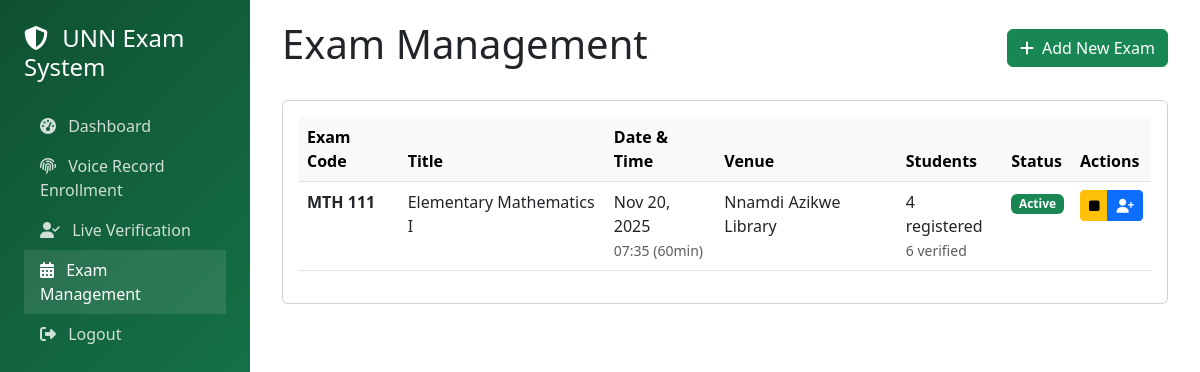
Page /exams (signed in) on the committed database.
### app.py (models this page shows, shortened)
class Exam(db.Model):
    __tablename__ = "exams"
    id: Mapped[int] = mapped_column(Integer, primary_key=True)
    exam_code: Mapped[str] = mapped_column(String(20), nullable=False, unique=True, index=True)
    exam_title: Mapped[str] = mapped_column(String(255), nullable=False)
    exam_date: Mapped[date] = mapped_column(Date, nullable=False, index=True)
    start_time: Mapped[time] = mapped_column(Time, nullable=False)
    end_time: Mapped[Optional[time]] = mapped_column(Time)
    venue: Mapped[Optional[str]] = mapped_column(String(255))
    duration_minutes: Mapped[int] = mapped_column(Integer, default=180)
    status: Mapped[str] = mapped_column(String(20), default="scheduled",
                                        index=True)  # scheduled, active, completed, cancelled
    max_capacity: Mapped[Optional[int]] = mapped_column(Integer)
    created_at: Mapped[datetime] = mapped_column(DateTime, default=lambda: datetime.now(timezone.utc))
    updated_at: Mapped[datetime] = mapped_column(DateTime, default=lambda: datetime.now(timezone.utc),
                                                 onupdate=lambda: datetime.now(timezone.utc))
    registrations: Mapped[List["ExamRegistration"]] = relationship(
        back_populates="exam",
        lazy="select",
        cascade="all, delete-orphan"
    )
    verifications: Mapped[List["VerificationAttempt"]] = relationship(
        back_populates="exam",
        lazy="select",
        cascade="all, delete-orphan"
    )
    sessions: Mapped[List["VerificationSession"]] = relationship(
        back_populates="exam",
        cascade="all, delete-orphan"
    )
    attendance_records: Mapped[List["AttendanceRecord"]] = relationship(
        back_populates="exam",
        cascade="all, delete-orphan"
    )

### app.py (the view)
@app.route("/exams")
def exam_management():
    exams = Exam.query.order_by(Exam.exam_date.desc()).all()
    exam_data = []
    for exam in exams:
        registered_count = ExamRegistration.query.filter_by(exam_id=exam.id).count()
        verified_count = VerificationAttempt.query.filter_by(
            exam_id=exam.id, verification_status='success'
        ).count()
        exam_data.append({
            'exam': exam,
            'registered_count': registered_count,
            'verified_count': verified_count
        })
    return render_template('exam_management.html', exam_data=exam_data)

### app.py (called while the page is built)
@login_manager.user_loader
def load_user(user_id):
    return db.get_or_404(User, user_id)

### templates/exam_management.html (shortened to what this page needs)
{% extends "base.html" %}
{% block content %}
<div class="container-fluid">
    <div class="d-flex justify-content-between align-items-center mb-4">
        <h1>Exam Management</h1>
        <button class="btn btn-success" data-bs-toggle="modal" data-bs-target="#addExamModal">
            <i class="fas fa-plus me-2"></i>Add New Exam
        </button>
    </div>
    <div class="card">
        <div class="card-body">
            <div class="table-responsive">
                <table class="table table-hover">
                    <thead class="table-light">
                        <tr>
                            <th>Exam Code</th>
                            <th>Title</th>
                            <th>Date & Time</th>
                            <th>Venue</th>
                            <th>Students</th>
                            <th>Status</th>
                            <th>Actions</th>
                        </tr>
                    </thead>
                    <tbody>
                        {% for data in exam_data %}
                        {% set exam = data.exam %}
                        <tr>
                            <td><strong>{{ exam.exam_code }}</strong></td>
                            <td>{{ exam.exam_title }}</td>
                            <td>
                                {{ exam.exam_date.strftime('%b %d, %Y') }}<br>
                                <small class="text-muted">{{ exam.start_time.strftime('%H:%M') }} ({{ exam.duration_minutes }}min)</small>
                            </td>
                            <td>{{ exam.venue or 'TBA' }}</td>
                            <td>
                                {{ data.registered_count }} registered<br>
                                <small class="text-muted">{{ data.verified_count }} verified</small>
                            </td>
                            <td>
                                <span class="badge bg-{{ 'success' if exam.status == 'active' else ('primary' if exam.status == 'scheduled' else 'secondary') }}">
                                    {{ exam.status.title() }}
                                </span>
                            </td>
                            <td>
                                <div class="btn-group btn-group-sm">
                                    {% if exam.status == 'scheduled' %}
                                    <button class="btn btn-success" onclick="updateExamStatus({{ exam.id }}, 'active')" title="Start Exam">
                                        <i class="fas fa-play"></i>
                                    </button>
                                    {% elif exam.status == 'active' %}
                                    <button class="btn btn-warning" onclick="updateExamStatus({{ exam.id }}, 'completed')" title="Complete Exam">
                                        <i class="fas fa-stop"></i>
                                    </button>
                                    {% endif %}
                                    <button class="btn btn-primary" onclick="registerStudentsModal({{ exam.id }})" title="Register Students">
                                        <i class="fas fa-user-plus"></i>
                                    </button>
                                </div>
                            </td>
                        </tr>
                        {% else %}
                        <tr>
                            <td colspan="7" class="text-center text-muted">No exams found</td>
                        </tr>
                        {% endfor %}
                    </tbody>
                </table>
            </div>
        </div>
    </div>
</div>
{% endblock %}

### rows in the picture
Exam: exam_code "MTH 111", exam_title "Elementary Mathematics I", exam_date "Nov 20, 2025", start_time "07:35", duration_minutes "60", venue "Nnamdi Azikwe Library", status "Active"

### other values in the picture
{{ data.registered_count }} "4"
{{ data.verified_count }} "6"
